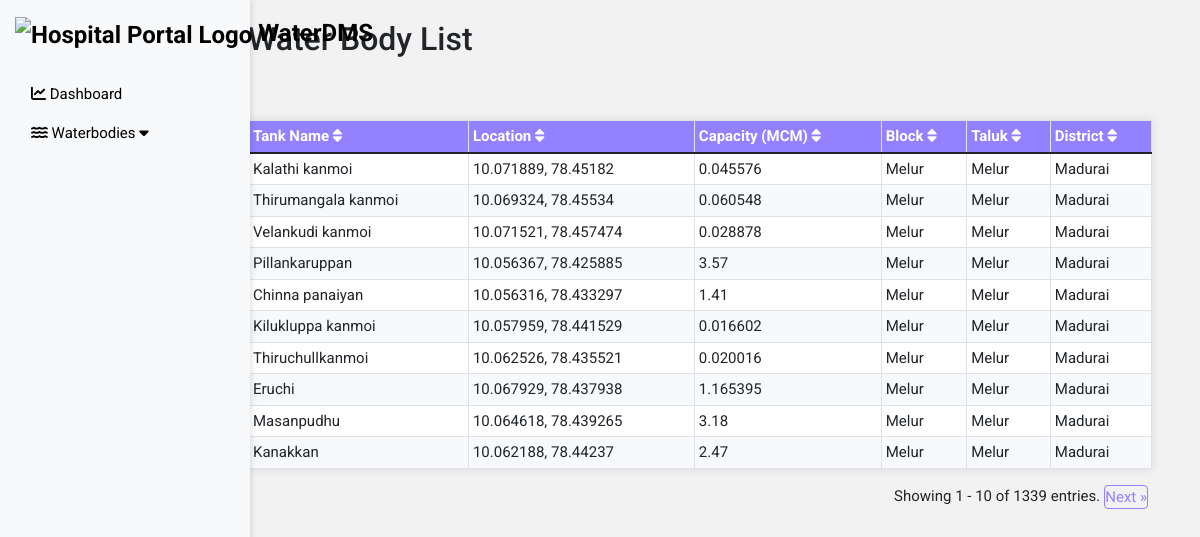
Screenshot of /waterbody-lists/ with the database file from the repository.
### waterbodies_app/models.py (models this page shows)
class WaterBody(models.Model):
    Tank_Name = models.CharField(max_length=255)
    Latitude = models.FloatField()
    Longitude = models.FloatField()
    Cap_MCM = models.FloatField()
    Block = models.CharField(max_length=255)
    Taluk = models.CharField(max_length=255)
    District = models.CharField(max_length=255)

### waterbodies_app/views.py (the view, shortened to what this page needs)
# urls.py: path('waterbody-lists/', waterbody_lists, name='waterbody_lists'),
def waterbody_lists(request):
    water_bodies = WaterBody.objects.all()
    search_query = request.GET.get('q', '')
    entries_per_page = request.GET.get('entries_per_page', 10)
    paginator = Paginator(water_bodies, entries_per_page)
    page = request.GET.get('page')
    try:
        water_bodies = paginator.page(page)
    except PageNotAnInteger:
        water_bodies = paginator.page(1)
    except EmptyPage:
        water_bodies = paginator.page(paginator.num_pages)
    return render(request, 'waterbody_lists.html', {'water_bodies': water_bodies, 'search_query': search_query})

### templates/waterbody_lists.html (shortened to what this page needs)
<!DOCTYPE html>
<html lang="en">
<head>
     {% load static %}
<link href="https://cdn.jsdelivr.net/npm/bootstrap@5.1.3/dist/css/bootstrap.min.css" rel="stylesheet">
<link rel="stylesheet" href="https://unpkg.com/leaflet/dist/leaflet.css" />
<link rel="stylesheet" href="https://cdnjs.cloudflare.com/ajax/libs/font-awesome/6.0.0/css/all.min.css">
<link rel="stylesheet" href="https://unpkg.com/leaflet.markercluster/dist/MarkerCluster.css" />
<link rel="stylesheet" href="https://unpkg.com/leaflet.markercluster/dist/MarkerCluster.Default.css" />
<link rel="stylesheet" href="https://unpkg.com/leaflet/dist/leaflet.css" />
</head>
<body>
    <div class="container-fluid">
        <div class="row">
            <nav class="col-md-3 col-lg-2 d-md-block bg-light sidebar">
                <div class="position-sticky">
                    <ul class="nav flex-column">
                        <li class="nav-item">
                            <a class="navbar-brand" href="{% url 'admin-dashboard' %}">
                                <img src="{% static 'Image/logoT.png' %}" alt="Hospital Portal Logo" style="height: 30px; width: auto;">
                                WaterDMS
                            </a>
                        </li><br>
                        <li class="nav-item">
                            <a class="nav-link" href="{% url 'user_dashboard' %}">
                                <i class="fas fa-chart-line"></i>
                                Dashboard
                            </a>
                        </li>
                        <li class="nav-item">
                            <a class="nav-link" data-bs-toggle="collapse" href="#waterbodiesDropdown" role="button" aria-expanded="false" aria-controls="waterbodiesDropdown">
                                <i class="fas fa-water"></i>
                                Waterbodies
                                <i class="fas fa-caret-down"></i>
                            </a>
                        </li>
                    </ul>
                </div>
            </nav>
            <main class="col-md-9 ms-sm-auto col-lg-10 px-md-4">
                <section class="container">
                    <div class="row">
                        <div class="container">
                            <h2>Water Body List</h2>
                        </div>
                    </div>
                    <div class="row mt-4">
                        <div class="table-responsive">
                            <table class="table" id="hospitalTable">
                                <thead>
                                    <tr>
                                        <th class="sortable-column" onclick="sortTable(0)">Tank Name <i class="sort-icon fas fa-sort"></i></th>
                                        <th class="sortable-column" onclick="sortTable(1)">Location <i class="sort-icon fas fa-sort"></i></th>
                                        <th class="sortable-column" onclick="sortTable(2)">Capacity (MCM) <i class="sort-icon fas fa-sort"></i></th>
                                        <th class="sortable-column" onclick="sortTable(3)">Block <i class="sort-icon fas fa-sort"></i></th>
                                        <th class="sortable-column" onclick="sortTable(4)">Taluk <i class="sort-icon fas fa-sort"></i></th>
                                        <th class="sortable-column" onclick="sortTable(5)">District <i class="sort-icon fas fa-sort"></i></th>
                                    </tr>
                                </thead>
                                <tbody>
                                    {% for water_body in water_bodies %}
                                    <tr>
                                        <td>{{ water_body.Tank_Name }}</td>
                                        <td>{{ water_body.Latitude }}, {{ water_body.Longitude }}</td>
                                        <td>{{ water_body.Cap_MCM }}</td>
                                        <td>{{ water_body.Block }}</td>
                                        <td>{{ water_body.Taluk }}</td>
                                        <td>{{ water_body.District }}</td>
                                    </tr>
                                    {% endfor %}
                                </tbody>
                            </table>
                            <div class="pagination">
                                <span class="step-links">
                                    Showing {{ water_bodies.start_index }} - {{ water_bodies.end_index }} of {{ water_bodies.paginator.count }} entries.
                                </span>
                                {% if water_bodies.has_next %}
                                    <a href="?page={{ water_bodies.next_page_number }}">Next &raquo;</a>
                                {% endif %}
                            </div>
                        </div>
                        </div>
                    </div>
        </div>
</body>
</html>

### templates/waterbody_lists.html (style rules this page uses)
body { font-family: 'Roboto', Tahoma, Geneva, Verdana, sans-serif; background-color: #f2f2f2; font-size: 15px; height: 100vh; margin: 0; overflow-x: hidden; }
nav.sidebar { background-color: #f2f2f2; color: #000; box-shadow: 2px 0 5px rgba(0, 0, 0, 0.1); padding: 15px; position: fixed; top: 0; left: 0; height: 100%; width: 100%; z-index: 1000; }
nav .navbar-brand { font-family: 'Roboto', sans-serif; color: black; font-size: 24px; font-weight: bold; }
nav .nav-link { color: #000; font-size: 15px; font-weight:normal; transition: color 0.3s ease; }
section { padding: 20px; }
@media (min-width: 768px) { nav.sidebar { width: 250px; } }
@media (min-width: 768px) { main { margin-left: 250px; } }
.pagination { margin-top: 10px; display: flex; justify-content: flex-end; }
.pagination a { color: #9381ff !important; padding: 2px -2px; text-decoration: none; transition: background-color 0.3s; border-radius: 4px; margin: 0 4px; border: 1px solid #9381ff !important; }
.table { width: 100%; border-collapse: collapse; margin-top: 20px; background-color: #fff; box-shadow: 0 0 10px rgba(0, 0, 0, 0.1); }
th, td { border: 1px solid #dee2e6; padding: 12px; text-align: left; }
#hospitalTable.table { width: 100%; border-collapse: collapse; margin-top: 30px; background-color: #fff; box-shadow: 0 0 10px rgba(0, 0, 0, 0.1); }
#hospitalTable th, #hospitalTable td { border: 1px solid #dee2e6; padding: 4px; text-align: left; }
#hospitalTable th { background-color: #9381ff !important; color: #fff; }
#hospitalTable tr:nth-child(even) { background-color: #f8f9fa; }

### rows the page displays
WaterBody: Tank_Name "Kalathi kanmoi", Latitude "10.071889", Longitude "78.45182", Cap_MCM "0.045576", Block "Melur", Taluk "Melur", District "Madurai"
WaterBody: Tank_Name "Thirumangala kanmoi", Latitude "10.069324", Longitude "78.45534", Cap_MCM "0.060548", Block "Melur", Taluk "Melur", District "Madurai"
WaterBody: Tank_Name "Velankudi kanmoi", Latitude "10.071521", Longitude "78.457474", Cap_MCM "0.028878", Block "Melur", Taluk "Melur", District "Madurai"
WaterBody: Tank_Name "Pillankaruppan", Latitude "10.056367", Longitude "78.425885", Cap_MCM "3.57", Block "Melur", Taluk "Melur", District "Madurai"
WaterBody: Tank_Name "Chinna panaiyan", Latitude "10.056316", Longitude "78.433297", Cap_MCM "1.41", Block "Melur", Taluk "Melur", District "Madurai"
WaterBody: Tank_Name "Kilukluppa kanmoi", Latitude "10.057959", Longitude "78.441529", Cap_MCM "0.016602", Block "Melur", Taluk "Melur", District "Madurai"
WaterBody: Tank_Name "Thiruchullkanmoi", Latitude "10.062526", Longitude "78.435521", Cap_MCM "0.020016", Block "Melur", Taluk "Melur", District "Madurai"
WaterBody: Tank_Name "Eruchi", Latitude "10.067929", Longitude "78.437938", Cap_MCM "1.165395", Block "Melur", Taluk "Melur", District "Madurai"
WaterBody: Tank_Name "Masanpudhu", Latitude "10.064618", Longitude "78.439265", Cap_MCM "3.18", Block "Melur", Taluk "Melur", District "Madurai"
WaterBody: Tank_Name "Kanakkan", Latitude "10.062188", Longitude "78.44237", Cap_MCM "2.47", Block "Melur", Taluk "Melur", District "Madurai"

### other values shown
{{ water_bodies.start_index }} "1"
{{ water_bodies.end_index }} "10"
{{ water_bodies.paginator.count }} "1339"
